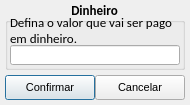
<?xml version="1.0" encoding="UTF-8"?>
<ui version="4.0">
 <class>tela_pagamento_dinheiro</class>
 <widget class="QDialog" name="tela_pagamento_dinheiro">
  <property name="windowModality">
   <enum>Qt::ApplicationModal</enum>
  </property>
  <property name="geometry">
   <rect>
    <x>0</x>
    <y>0</y>
    <width>190</width>
    <height>105</height>
   </rect>
  </property>
  <property name="minimumSize">
   <size>
    <width>190</width>
    <height>105</height>
   </size>
  </property>
  <property name="maximumSize">
   <size>
    <width>190</width>
    <height>105</height>
   </size>
  </property>
  <property name="windowTitle">
   <string>Pagamento</string>
  </property>
  <widget class="QGroupBox" name="groupBox">
   <property name="geometry">
    <rect>
     <x>5</x>
     <y>0</y>
     <width>180</width>
     <height>70</height>
    </rect>
   </property>
   <property name="font">
    <font>
     <family>Calibri</family>
     <pointsize>10</pointsize>
     <weight>75</weight>
     <bold>true</bold>
    </font>
   </property>
   <property name="title">
    <string>Dinheiro</string>
   </property>
   <property name="alignment">
    <set>Qt::AlignCenter</set>
   </property>
   <widget class="QLabel" name="lb_valor">
    <property name="geometry">
     <rect>
      <x>5</x>
      <y>15</y>
      <width>170</width>
      <height>30</height>
     </rect>
    </property>
    <property name="font">
     <font>
      <weight>50</weight>
      <bold>false</bold>
     </font>
    </property>
    <property name="text">
     <string>Defina o valor que vai ser pago
em dinheiro.</string>
    </property>
   </widget>
   <widget class="QLineEdit" name="le_valor">
    <property name="geometry">
     <rect>
      <x>5</x>
      <y>45</y>
      <width>170</width>
      <height>20</height>
     </rect>
    </property>
    <property name="font">
     <font>
      <weight>50</weight>
      <bold>false</bold>
      <kerning>false</kerning>
     </font>
    </property>
   </widget>
  </widget>
  <widget class="QPushButton" name="btn_confirmar">
   <property name="geometry">
    <rect>
     <x>5</x>
     <y>75</y>
     <width>90</width>
     <height>25</height>
    </rect>
   </property>
   <property name="font">
    <font>
     <family>Arial</family>
     <pointsize>8</pointsize>
     <weight>50</weight>
     <bold>false</bold>
    </font>
   </property>
   <property name="styleSheet">
    <string notr="true">background-color: none;</string>
   </property>
   <property name="text">
    <string>Confirmar</string>
   </property>
   <property name="icon">
    <iconset resource="imagens.qrc">
     <normaloff>:/img/img/1345902916_camera_test.png</normaloff>:/img/img/1345902916_camera_test.png</iconset>
   </property>
   <property name="iconSize">
    <size>
     <width>20</width>
     <height>20</height>
    </size>
   </property>
  </widget>
  <widget class="QPushButton" name="btn_cancelar">
   <property name="geometry">
    <rect>
     <x>95</x>
     <y>75</y>
     <width>90</width>
     <height>25</height>
    </rect>
   </property>
   <property name="font">
    <font>
     <family>Arial</family>
     <pointsize>8</pointsize>
     <weight>50</weight>
     <bold>false</bold>
    </font>
   </property>
   <property name="styleSheet">
    <string notr="true">background-color: none;</string>
   </property>
   <property name="text">
    <string>Cancelar</string>
   </property>
   <property name="icon">
    <iconset resource="imagens.qrc">
     <normaloff>:/img/img/1345902747_button_cancel.png</normaloff>:/img/img/1345902747_button_cancel.png</iconset>
   </property>
   <property name="iconSize">
    <size>
     <width>18</width>
     <height>18</height>
    </size>
   </property>
  </widget>
 </widget>
 <resources>
  <include location="imagens.qrc"/>
 </resources>
 <connections/>
</ui>
